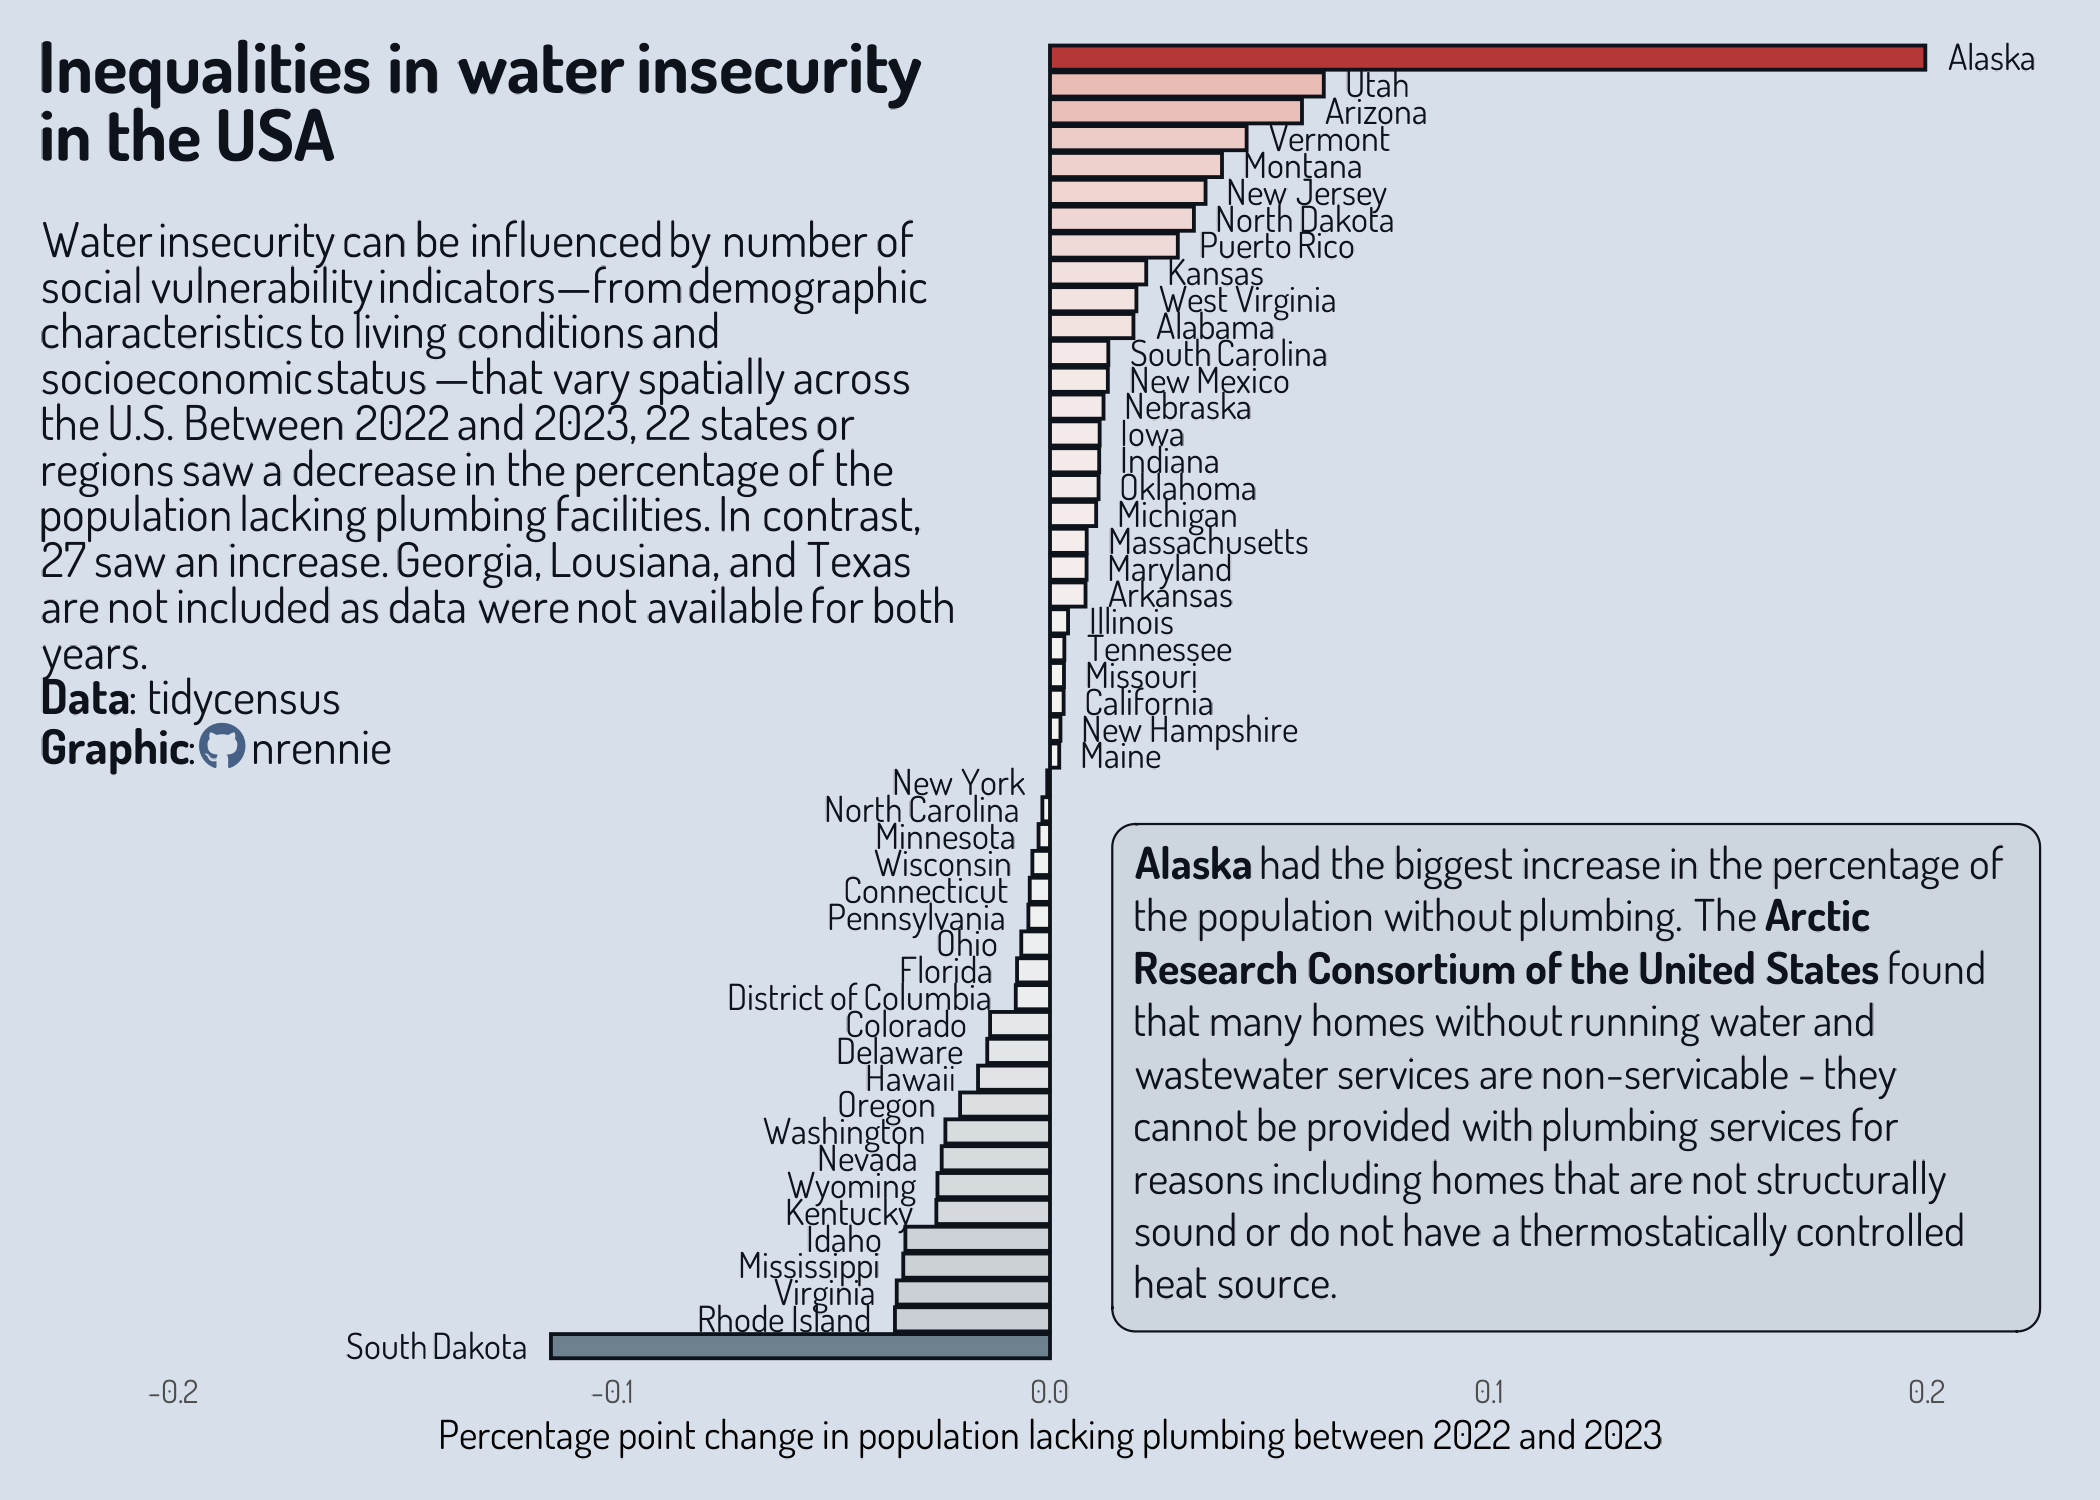

Here is the R script that generated this plot:
# Load packages -----------------------------------------------------------

library(tidyverse)
library(showtext)
library(camcorder)
library(ggtext)
library(nrBrand)
library(glue)
library(PrettyCols)


# Load data ---------------------------------------------------------------

tuesdata <- tidytuesdayR::tt_load("2025-01-28")
water_insecurity_2022 <- tuesdata$water_insecurity_2022
water_insecurity_2023 <- tuesdata$water_insecurity_2023


# Load fonts --------------------------------------------------------------

font_add_google("Dosis", "dosis")
showtext_auto()
showtext_opts(dpi = 300)


# Define colours and fonts-------------------------------------------------

bg_col <- "#D7DFEA"
text_col <- "#0E131B"
highlight_col <- "#476085"

body_font <- "dosis"
title_font <- "dosis"


# Data wrangling ----------------------------------------------------------

water_insecurity <- rbind(
  water_insecurity_2022,
  water_insecurity_2023
) |>
  separate_wider_delim(name, names = c("county", "state"), delim = ", ")

plot_data <- water_insecurity |>
  mutate(
    n = percent_lacking_plumbing / 100 * total_pop
  ) |>
  group_by(state, year) |>
  summarise(
    total_pop = sum(total_pop),
    n = sum(n)
  ) |>
  ungroup() |>
  mutate(percent_lacking_plumbing = 100 * n / total_pop) |>
  select(-c(total_pop, n)) |>
  pivot_wider(
    names_from = year,
    values_from = percent_lacking_plumbing
  ) |>
  mutate(change_num = `2023` - `2022`) |>
  arrange(desc(change_num)) |>
  mutate(y = row_number()) |> 
  mutate(
    change = case_when(
      change_num > 0 ~ "increase",
      change_num == 0 ~ "no change",
      change_num < 0 ~ "decrease"
    )
  )

label_data <- plot_data |> 
  count(change)


# Start recording ---------------------------------------------------------

gg_record(
  dir = file.path("2025", "2025-01-28", "recording"),
  device = "png",
  width = 6,
  height = 6,
  units = "in",
  dpi = 300
)


# Define text -------------------------------------------------------------

social <- nrBrand::social_caption(
  bg_colour = bg_col,
  icon_colour = highlight_col,
  font_colour = text_col,
  font_family = body_font,
  mastodon = NA,
  linkedin = NA,
  bluesky = NA
)
title <- glue("<span style='font-size:17pt; font-weight:bold; font-family:{title_font};'>**Inequalities in water insecurity in the USA**</span><br>")
st <- glue("<br>Water insecurity can be influenced by number of social vulnerability indicators—from demographic characteristics to living conditions and socioeconomic status —that vary spatially across the U.S. Between 2022 and 2023, {filter(label_data, change == 'decrease')$n} states or regions saw a decrease in the percentage of the population lacking plumbing facilities. In contrast, {filter(label_data, change == 'increase')$n} saw an increase. Georgia, Lousiana, and Texas are not included as data were not available for both years.")
cap <- paste0(
  title, st, "<br>**Data**: tidycensus<br>**Graphic**:", social
)
txt <- "**Alaska** had the biggest increase in the percentage of the population without plumbing. The **Arctic Research Consortium of the United States** found that many homes without running water and wastewater services are non-servicable - they cannot be provided with plumbing services for reasons including homes that are not structurally sound or do not have a thermostatically controlled heat source."


# Plot --------------------------------------------------------------------

ggplot(
  data = drop_na(plot_data)
) +
  geom_col(
    mapping = aes(x = change_num, y = factor(y), fill = change_num),
    colour = text_col
  ) +
  geom_textbox(
    mapping = aes(
      x = change_num, y = factor(y), label = state,
      hjust = case_when(
        change_num >= 0 ~ 0,
        TRUE ~ 1
      ),
      halign = case_when(
        change_num >= 0 ~ 0,
        TRUE ~ 1
      ),
      vjust = 0.55, 
      valign = 0.55
    ),
    colour = text_col,
    box.colour = "transparent",
    fill = "transparent",
    family = body_font,
    size = 3
  ) +
  geom_textbox(
    data = data.frame(
      x = 0.12, y = 11, label = txt
    ),
    mapping = aes(x = x, y = y, label = label),
    colour = text_col,
    fill = alpha(text_col, 0.05),
    family = body_font,
    size = 3.7,
    minwidth = 0.46
  ) +
  scale_x_continuous(
    limits = c(-0.23, 0.23),
    expand = expansion(0, 0)
  ) +
  scale_y_discrete(limits = rev) +
  scale_fill_pretty_div(
    palette = "RedBlues",
    direction = -1
  )  +
  labs(
    tag = cap,
    x = "Percentage point change in population lacking plumbing between 2022 and 2023",
    y = NULL
  ) +
  theme_minimal(base_family = body_font, base_size = 9.5) +
  theme(
    legend.position = "none",
    plot.margin = margin(10, 10, 10, 10),
    plot.background = element_rect(fill = bg_col, colour = bg_col),
    panel.background = element_rect(fill = bg_col, colour = bg_col),
    panel.grid = element_blank(),
    axis.text.y = element_blank(),
    plot.tag.position = c(0, 1),
    plot.tag = element_textbox_simple(
      colour = text_col,
      hjust = 0,
      halign = 0,
      vjust = 1,
      valign = 1,
      margin = margin(b = 5, t = 0),
      lineheight = 0.7,
      family = body_font,
      maxwidth = 0.46
    )
  )


# Save gif ----------------------------------------------------------------

ggsave(
  filename = file.path("2025", "2025-01-28", paste0("20250128", ".png")),
  height = 5,
  width = 7,
  bg = bg_col,
  units = "in",
  dpi = 300
)

gg_playback(
  name = file.path("2025", "2025-01-28", paste0("20250128", ".gif")),
  first_image_duration = 4,
  last_image_duration = 20,
  frame_duration = .25,
  background = bg_col
)
